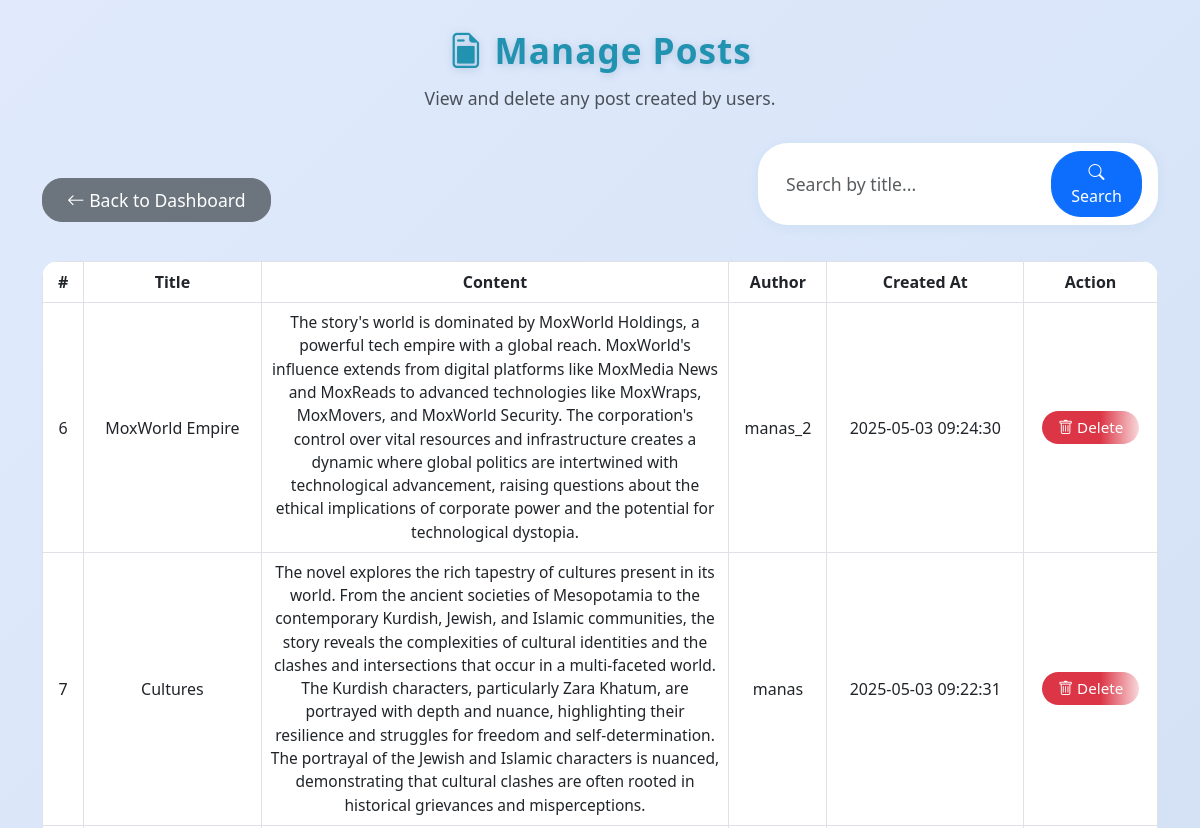
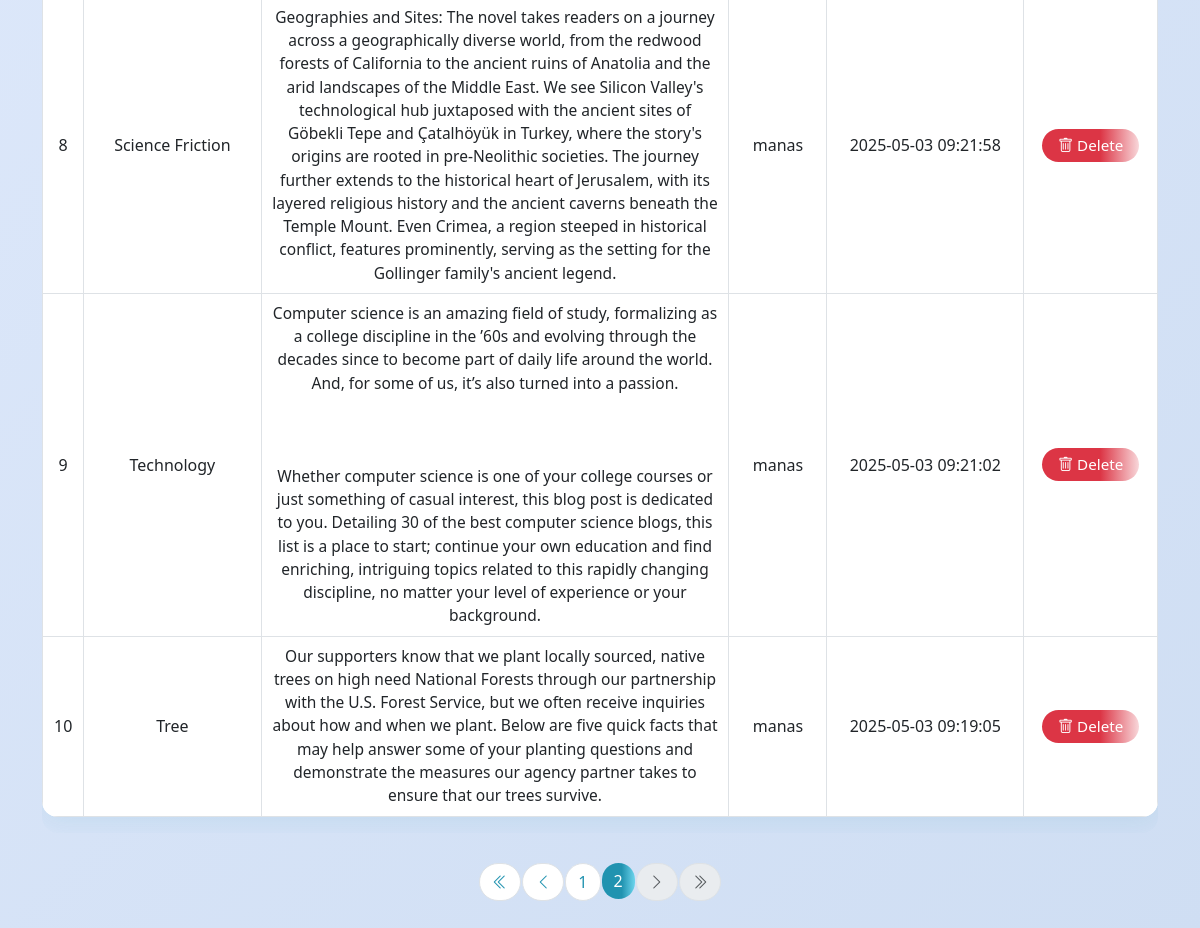
The app's page /manage_post.php?page=2 (signed in) with its own data (2 pictures, top to bottom).
### tables this page shows
CREATE TABLE `posts` (
  `id` int(11) NOT NULL,
  `title` varchar(255) NOT NULL,
  `content` text NOT NULL,
  `created_at` timestamp NOT NULL DEFAULT current_timestamp(),
  `user_id` int(11) DEFAULT NULL
);

CREATE TABLE `users` (
  `id` int(11) NOT NULL,
  `username` varchar(50) NOT NULL,
  `password` varchar(255) NOT NULL,
  `role` enum('admin','editor','user') DEFAULT 'user'
);

### manage_post.php (the view, shortened to what this page needs)
<?php
include "db.php";
$limit = 5;
$page = isset($_GET['page']) && is_numeric($_GET['page']) ? intval($_GET['page']) : 1;
$offset = ($page - 1) * $limit;
$search = '';
$where = '';
$params = [];
$types = '';
$count_query = "SELECT COUNT(*) FROM posts JOIN users ON posts.user_id = users.id $where";
$count_stmt = $conn->prepare($count_query);
$count_stmt->execute();
$count_stmt->bind_result($total_posts);
$total_pages = ceil($total_posts / $limit);
$query = "SELECT posts.id, posts.title, posts.content, posts.created_at, users.username
          FROM posts
          JOIN users ON posts.user_id = users.id
          $where
          ORDER BY posts.created_at DESC
          LIMIT ? OFFSET ?";
$params2 = $params;
$types2 = $types . 'ii';
$params2[] = $limit;
$params2[] = $offset;
$stmt = $conn->prepare($query);
if ($where) {
    $stmt->bind_param($types2, ...$params2);
} else {
    $stmt->bind_param("ii", $limit, $offset);
}
$stmt->execute();
$result = $stmt->get_result();
?>
<!DOCTYPE html>
<html lang="en">
<head>
    <link href="https://cdn.jsdelivr.net/npm/bootstrap@5.3.0/dist/css/bootstrap.min.css" rel="stylesheet">
    <link href="https://cdn.jsdelivr.net/npm/bootstrap-icons@1.11.3/font/bootstrap-icons.css" rel="stylesheet">
</head>
<body>
    <div class="container py-4">
        <div class="text-center">
            <div class="main-title"><i class="bi bi-file-earmark-post"></i> Manage Posts</div>
            <div class="subtitle">View and delete any post created by users.</div>
        </div>
        <div class="mb-3 d-flex justify-content-between align-items-center flex-wrap">
            <a href="admin_dashboard.php" class="btn btn-secondary mb-2"><i class="bi bi-arrow-left"></i> Back to Dashboard</a>
            <form class="d-flex search-bar" method="get" action="manage_posts.php">
                <input class="form-control me-2" type="search" name="search" placeholder="Search by title..." value="<?= htmlspecialchars($search) ?>">
                <button class="btn btn-primary" type="submit"><i class="bi bi-search"></i> Search</button>
            </form>
        </div>
        <div class="table-responsive">
            <table class="table table-bordered align-middle">
                <thead>
                    <tr>
                        <th>#</th>
                        <th>Title</th>
                        <th>Content</th>
                        <th>Author</th>
                        <th>Created At</th>
                        <th>Action</th>
                    </tr>
                </thead>
                <tbody>
                    <?php if ($result && $result->num_rows > 0): $i = $offset + 1; ?>
                        <?php while($row = $result->fetch_assoc()): ?>
                            <tr>
                                <td><?= $i++; ?></td>
                                <td><?= htmlspecialchars($row['title']); ?></td>
                                <td class="post-content-full"><?= nl2br(htmlspecialchars($row['content'])); ?></td>
                                <td><?= htmlspecialchars($row['username']); ?></td>
                                <td><?= htmlspecialchars($row['created_at']); ?></td>
                                <td>
                                    <a href="manage_posts.php?delete=<?= $row['id']; ?>" class="btn btn-danger btn-sm" onclick="return confirm('Are you sure you want to delete this post?');">
                                        <i class="bi bi-trash"></i> Delete
                                    </a>
                                </td>
                            </tr>
                        <?php endwhile; ?>
                    <?php else: ?>
                        <tr>
                            <td colspan="6" class="text-center">No posts found.</td>
                        </tr>
                    <?php endif; ?>
                </tbody>
            </table>
        </div>
        <?php if ($total_pages > 1): ?>
        <nav>
            <ul class="pagination">
                <li class="page-item<?= $page <= 1 ? ' disabled' : '' ?>">
                    <a class="page-link" href="?<?= http_build_query(array_merge($_GET, ['page' => 1])) ?>" title="First"><i class="bi bi-chevron-double-left"></i></a>
                </li>
                <li class="page-item<?= $page <= 1 ? ' disabled' : '' ?>">
                    <a class="page-link" href="?<?= http_build_query(array_merge($_GET, ['page' => $page - 1])) ?>" title="Previous"><i class="bi bi-chevron-left"></i></a>
                </li>
                <?php
                $start = max(1, $page - 2);
                $end = min($total_pages, $page + 2);
                if ($end - $start < 4) {
                    if ($start == 1) $end = min($total_pages, $start + 4);
                    if ($end == $total_pages) $start = max(1, $end - 4);
                }
                for ($p = $start; $p <= $end; $p++): ?>
                    <li class="page-item<?= $p == $page ? ' active' : '' ?>">
                        <a class="page-link" href="?<?= http_build_query(array_merge($_GET, ['page' => $p])) ?>"><?= $p ?></a>
                    </li>
                <?php endfor; ?>
                <li class="page-item<?= $page >= $total_pages ? ' disabled' : '' ?>">
                    <a class="page-link" href="?<?= http_build_query(array_merge($_GET, ['page' => $page + 1])) ?>" title="Next"><i class="bi bi-chevron-right"></i></a>
                </li>
                <li class="page-item<?= $page >= $total_pages ? ' disabled' : '' ?>">
                    <a class="page-link" href="?<?= http_build_query(array_merge($_GET, ['page' => $total_pages])) ?>" title="Last"><i class="bi bi-chevron-double-right"></i></a>
                </li>
            </ul>
        </nav>
        <?php endif; ?>
    </div>
</body>
</html>

### manage_post.php (style rules this page uses)
body { background: linear-gradient(135deg, #e0eafc 0%, #cfdef3 100%); min-height: 100vh; font-family: 'Segoe UI', Arial, sans-serif; }
.main-title { font-size: 2.2rem; font-weight: bold; color: #2193b0; margin-bottom: 0.5rem; letter-spacing: 1px; text-shadow: 0 2px 8px #b3c6e0; }
.subtitle { color: #495057; font-size: 1.1rem; margin-bottom: 2rem; }
.table { background: #fff; border-radius: 1rem; overflow: hidden; box-shadow: 0 4px 24px rgba(33,147,176,0.10); }
th { background: #2193b0; color: #fff; font-weight: 600; text-align: center; }
td { vertical-align: middle !important; text-align: center; }
.btn-danger { border-radius: 20px; font-size: 0.95rem; padding: 5px 16px; background: linear-gradient(90deg, #dc3545 60%, #f8d7da 100%); color: #fff; border: none; }
.btn-secondary { border-radius: 20px; padding: 8px 24px; font-size: 1.1rem; margin-top: 20px; }
.post-content-full { max-width: 400px; white-space: pre-wrap; word-break: break-word; font-size: 0.97rem; color: #555; background: #f7fbff; border-radius: 0.5rem; padding: 6px 10px; }
.search-bar { max-width: 400px; margin-bottom: 20px; box-shadow: 0 2px 12px rgba(33,147,176,0.08); border-radius: 30px; background: #fff; padding: 0.5rem 1rem; }
.search-bar input { border: none; background: transparent; font-size: 1.1rem; }
.search-bar .btn { border-radius: 30px; padding: 0.5rem 1.2rem; }
.table-responsive { border-radius: 1rem; overflow: hidden; }
.pagination { justify-content: center; margin-top: 30px; }
.page-link { border-radius: 50px !important; margin: 0 2px; color: #2193b0; font-weight: 500; }
.page-item.active .page-link { background: linear-gradient(90deg, #2193b0 60%, #6dd5ed 100%); color: #fff; border: none; }

### records on screen
posts: title "MoxWorld Empire", content "The story's world is dominated by MoxWorld Holdings, a powerful tech empire with a global reach. MoxWorld's influence extends from digital platforms like MoxMedia News and MoxReads to advanced technologies like MoxWraps, MoxMovers, and MoxWorld Security. The corporation's control over vital resources and infrastructure creates a dynamic where global politics are intertwined with technological advancement, raising questions about the ethical implications of corporate power and the potential for technological dystopia.", user.username "manas_2", created_at "2025-05-03 09:24:30"
posts: title "Cultures", content "The novel explores the rich tapestry of cultures present in its world. From the ancient societies of Mesopotamia to the contemporary Kurdish, Jewish, and Islamic communities, the story reveals the complexities of cultural identities and the clashes and intersections that occur in a multi-faceted world. The Kurdish characters, particularly Zara Khatum, are portrayed with depth and nuance, highlighting their resilience and struggles for freedom and self-determination. The portrayal of the Jewish and Islamic characters is nuanced, demonstrating that cultural clashes are often rooted in historical grievances and misperceptions.", user.username "manas", created_at "2025-05-03 09:22:31"
posts: title "Science Friction", content "Geographies and Sites: The novel takes readers on a journey across a geographically diverse world, from the redwood forests of California to the ancient ruins of Anatolia and the arid landscapes of the Middle East. We see Silicon Valley's technological hub juxtaposed with the ancient sites of Göbekli Tepe and Çatalhöyük in Turkey, where the story's origins are rooted in pre-Neolithic societies. The journey further extends to the historical heart of Jerusalem, with its layered religious history and the ancient caverns beneath the Temple Mount. Even Crimea, a region steeped in historical conflict, features prominently, serving as the setting for the Gollinger family's ancient legend.", user.username "manas", created_at "2025-05-03 09:21:58"
posts: title "Technology", content "Computer science is an amazing field of study, formalizing as a college discipline in the ’60s and evolving through the decades since to become part of daily life around the world. And, for some of us, it’s also turned into a passion. Whether computer science is one of your college courses or just something of casual interest, this blog post is dedicated to you. Detailing 30 of the best computer science blogs, this list is a place to start; continue your own education and find enriching, intriguing topics related to this rapidly changing discipline, no matter your level of experience or your background.", user.username "manas", created_at "2025-05-03 09:21:02"
posts: title "Tree", content "Our supporters know that we plant locally sourced, native trees on high need National Forests through our partnership with the U.S. Forest Service, but we often receive inquiries about how and when we plant. Below are five quick facts that may help answer some of your planting questions and demonstrate the measures our agency partner takes to ensure that our trees survive.", user.username "manas", created_at "2025-05-03 09:19:05"
